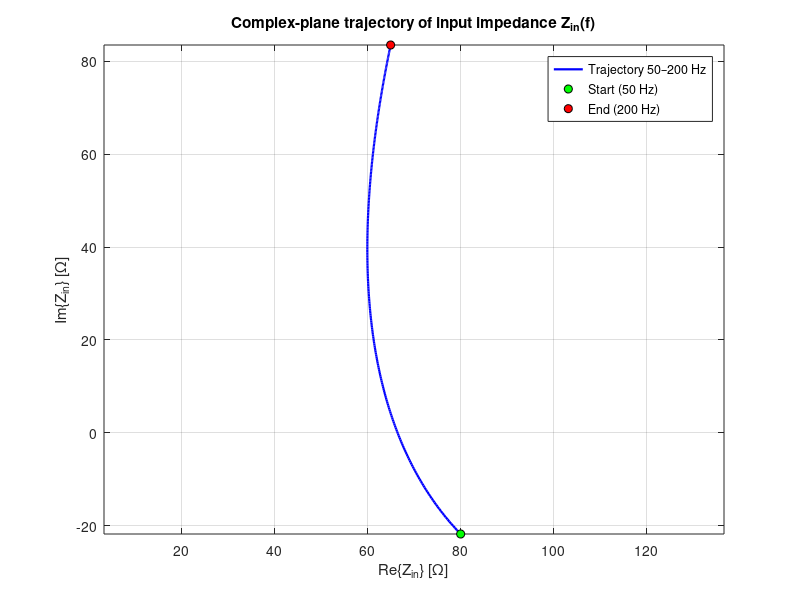

MATLAB code to generate this figure: (Note: this script raises an error after producing the figure.)
%% Complex Plane Impedance Trajectory for Week 2 Exercise 2
clear; clc; close all;

% Circuit parameters
L1 = 50e-3; R1 = 150;
C  = 20e-6; L2 = 80e-3; R2 = 100;
Vs = 80*exp(1j*deg2rad(-45));   % source phasor
f = linspace(50,200,300);       % frequency sweep

% Impedance function
Zin = @(f) 1j*2*pi*f*L1 + ...
    ( R1.*( 1./(1j*2*pi*f*C) + R2 + 1j*2*pi*f*L2 ) ) ./ ...
    ( R1 + 1./(1j*2*pi*f*C) + R2 + 1j*2*pi*f*L2 );

Zf = arrayfun(Zin,f);

% Plot the full trajectory
figure('Color','w');
plot(real(Zf), imag(Zf), 'b-', 'LineWidth', 1.6); hold on;
plot(real(Zf(1)), imag(Zf(1)), 'ko', 'MarkerFaceColor', 'g'); % start point (50 Hz)
plot(real(Zf(end)), imag(Zf(end)), 'ko', 'MarkerFaceColor', 'r'); % end point (200 Hz)
xlabel('Re\{Z_{in}\} [\Omega]');
ylabel('Im\{Z_{in}\} [\Omega]');
title('Complex-plane trajectory of input impedance Z_{in}(f)');
legend('Trajectory 50–200 Hz','Start (50 Hz)','End (200 Hz)','Location','best');
grid on; axis equal;

exportgraphics(gcf,'complex_plane_static.png','Resolution',300);

%% Create animated GIF
gifname = 'complex_plane_trajectory.gif';
for k = 1:length(f)
    plot(real(Zf(1:k)), imag(Zf(1:k)), 'b-', 'LineWidth', 1.6); hold on;
    plot(real(Zf(k)), imag(Zf(k)), 'ko', 'MarkerFaceColor','k'); hold off;
    xlabel('Re\{Z_{in}\} [\Omega]');
    ylabel('Im\{Z_{in}\} [\Omega]');
    title(sprintf('Z_{in}(f) trajectory - f = %.1f Hz', f(k)));
    grid on; axis equal;
    axis([min(real(Zf))-10 max(real(Zf))+10 min(imag(Zf))-10 max(imag(Zf))+10]);
    drawnow
    frame = getframe(gcf);
    [A,map] = rgb2ind(frame2im(frame),256);
    if k==1
        imwrite(A,map,gifname,'gif','LoopCount',Inf,'DelayTime',0.05);
    else
        imwrite(A,map,gifname,'gif','WriteMode','append','DelayTime',0.05);
    end
end
disp('Saved complex_plane_trajectory.gif');
